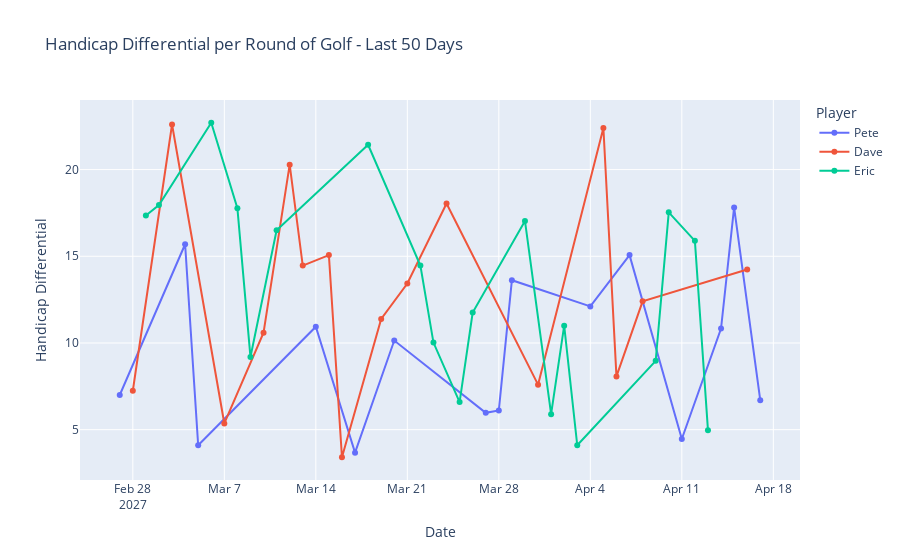

The notebook cell saved with this chart:
### Code cell
plot_statistics(df, "handicap_diff")

### Figure 1 — Plotly figure (JSON) as saved in the notebook; plotly's stock layout.template omitted (floating-point values rounded to 4 significant figures)
{"data": [{"hovertemplate": "Handicap Differential: %{y:.2f}<br> Date: %{x}", "hovertext": ["Pete", "Pete", "Pete", "Pete", "Pete", "Pete", "Pete", "Pete", "Pete", "Pete", "Pete", "Pete", "Pete", "Pete", "Pete"], "legendgroup": "Pete", "line": {"color": "#636efa", "dash": "solid"}, "marker": {"symbol": "circle"}, "mode": "lines+markers", "name": "Pete", "orientation": "v", "showlegend": true, "type": "scatter", "x": ["2027-02-27T00:00:00", "2027-03-04T00:00:00", "2027-03-05T00:00:00", "2027-03-14T00:00:00", "2027-03-17T00:00:00", "2027-03-20T00:00:00", "2027-03-27T00:00:00", "2027-03-28T00:00:00", "2027-03-29T00:00:00", "2027-04-04T00:00:00", "2027-04-07T00:00:00", "2027-04-11T00:00:00", "2027-04-14T00:00:00", "2027-04-15T00:00:00", "2027-04-17T00:00:00"], "xaxis": "x", "y": [7, 15.69, 4.101, 10.94, 3.675, 10.14, 5.972, 6.108, 13.62, 12.11, 15.07, 4.461, 10.83, 17.82, 6.703], "yaxis": "y"}, {"hovertemplate": "Handicap Differential: %{y:.2f}<br> Date: %{x}", "hovertext": ["Dave", "Dave", "Dave", "Dave", "Dave", "Dave", "Dave", "Dave", "Dave", "Dave", "Dave", "Dave", "Dave", "Dave", "Dave", "Dave"], "legendgroup": "Dave", "line": {"color": "#EF553B", "dash": "solid"}, "marker": {"symbol": "circle"}, "mode": "lines+markers", "name": "Dave", "orientation": "v", "showlegend": true, "type": "scatter", "x": ["2027-02-28T00:00:00", "2027-03-03T00:00:00", "2027-03-07T00:00:00", "2027-03-10T00:00:00", "2027-03-12T00:00:00", "2027-03-13T00:00:00", "2027-03-15T00:00:00", "2027-03-16T00:00:00", "2027-03-19T00:00:00", "2027-03-21T00:00:00", "2027-03-24T00:00:00", "2027-03-31T00:00:00", "2027-04-05T00:00:00", "2027-04-06T00:00:00", "2027-04-08T00:00:00", "2027-04-16T00:00:00"], "xaxis": "x", "y": [7.244, 22.6, 5.358, 10.59, 20.28, 14.46, 15.07, 3.409, 11.39, 13.43, 18.04, 7.597, 22.4, 8.071, 12.4, 14.24], "yaxis": "y"}, {"hovertemplate": "Handicap Differential: %{y:.2f}<br> Date: %{x}", "hovertext": ["Eric", "Eric", "Eric", "Eric", "Eric", "Eric", "Eric", "Eric", "Eric", "Eric", "Eric", "Eric", "Eric", "Eric", "Eric", "Eric", "Eric", "Eric", "Eric"], "legendgroup": "Eric", "line": {"color": "#00cc96", "dash": "solid"}, "marker": {"symbol": "circle"}, "mode": "lines+markers", "name": "Eric", "orientation": "v", "showlegend": true, "type": "scatter", "x": ["2027-03-01T00:00:00", "2027-03-02T00:00:00", "2027-03-06T00:00:00", "2027-03-08T00:00:00", "2027-03-09T00:00:00", "2027-03-11T00:00:00", "2027-03-18T00:00:00", "2027-03-22T00:00:00", "2027-03-23T00:00:00", "2027-03-25T00:00:00", "2027-03-26T00:00:00", "2027-03-30T00:00:00", "2027-04-01T00:00:00", "2027-04-02T00:00:00", "2027-04-03T00:00:00", "2027-04-09T00:00:00", "2027-04-10T00:00:00", "2027-04-12T00:00:00", "2027-04-13T00:00:00"], "xaxis": "x", "y": [17.35, 17.96, 22.7, 17.77, 9.187, 16.5, 21.43, 14.46, 10.02, 6.592, 11.75, 17.04, 5.896, 11, 4.101, 8.968, 17.53, 15.89, 4.972], "yaxis": "y"}], "layout": {"autosize": true, "legend": {"title": {"text": "Player"}, "tracegroupgap": 0}, "title": {"text": "Handicap Differential per Round of Golf - Last 50 Days"}, "xaxis": {"anchor": "y", "autorange": true, "domain": [0, 1], "range": ["2027-02-24 00:39:42.3529", "2027-04-19 23:20:17.6471"], "title": {"text": "Date"}, "type": "date"}, "yaxis": {"anchor": "x", "autorange": true, "domain": [0, 1], "range": [1.817, 24.29], "title": {"text": "Handicap Differential"}, "type": "linear"}}}
